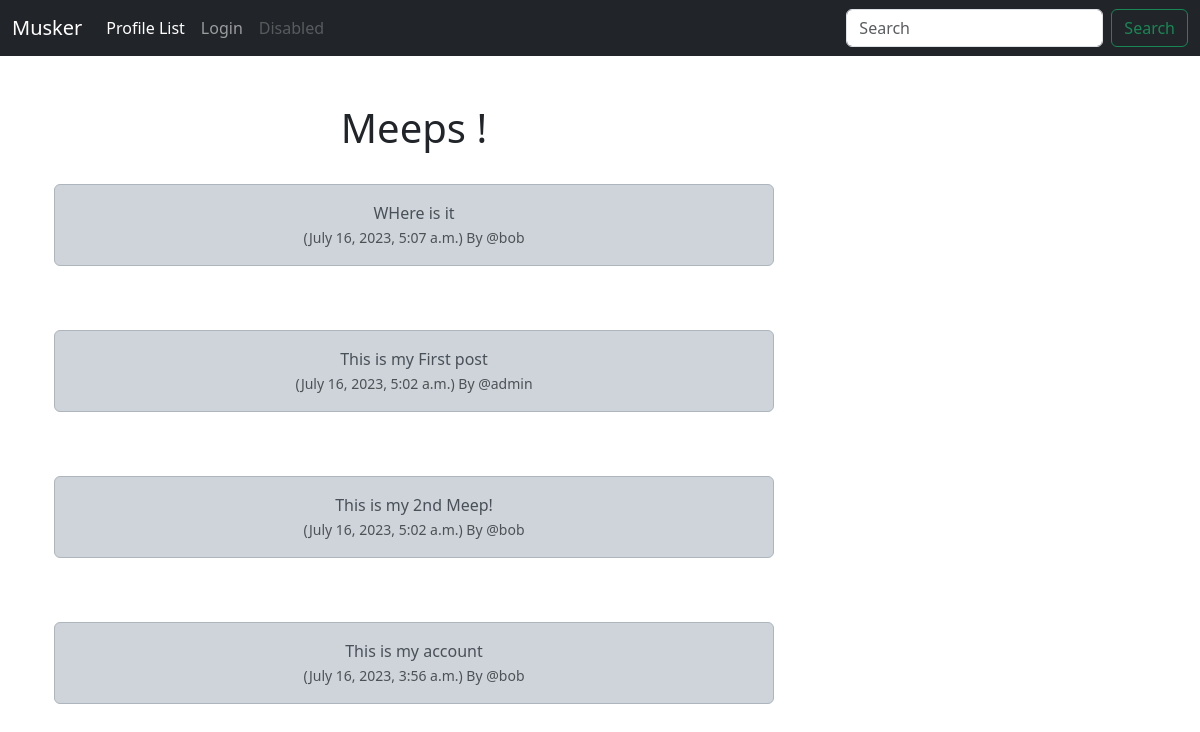
Before: / with the older database file.
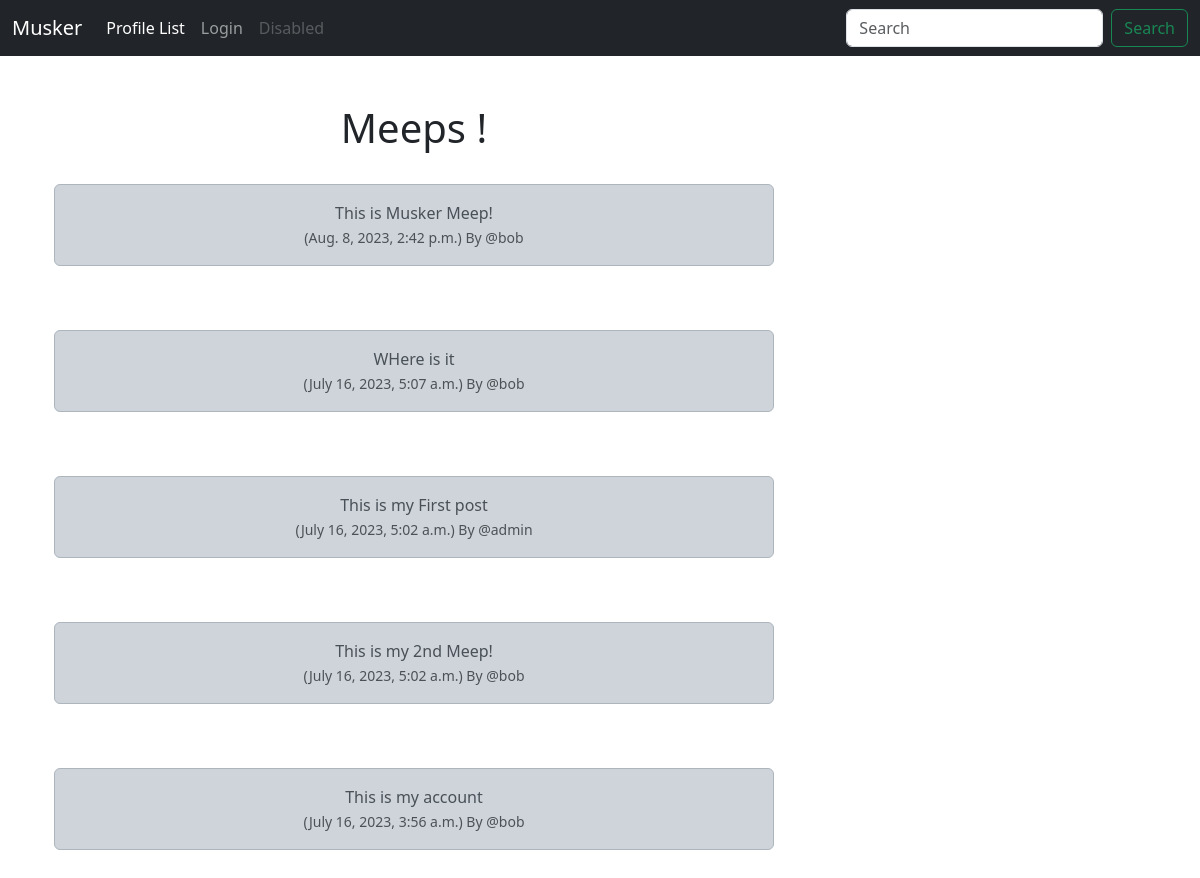
After: the same page with the newer database file.
### musker/models.py (models this page shows, shortened)
class Meep(models.Model):
    user = models.ForeignKey(
        User, related_name="meeps",
        on_delete=models.DO_NOTHING
        )
    body = models.CharField(max_length=200)
    created_at = models.DateTimeField(auto_now_add=True)

### musker/views.py (the view)
# urls.py: path('', views.home, name='home'),
def home(request):
    if request.user.is_authenticated:
        form = MeepForm(request.POST or None)
        if request.method == "POST":
            if form.is_valid():
                meep = form.save(commit=False)
                meep.user = request.user
                meep.save()
                messages.success(request, ("Your Meep Has Been Posted"))
                return redirect('home')
        meeps = Meep.objects.all().order_by("-created_at")
        return render(request, 'home.html', {"meeps": meeps, "form": form})
    else:
        meeps = Meep.objects.all().order_by("-created_at")
        return render(request, 'home.html', {"meeps": meeps})

### musker/templates/home.html (shortened to what this page needs)
{% extends 'base.html' %}
{% block content %}
    <div class="container text-center">
        <div class="row">
            <div class="col-8">
    <h1>Meeps !</h1>
        <br/>
                {% for meep in meeps %}
                    <div class="alert alert-dark" role="alert">
                      {{ meep.body }}<br/>
                    <small class="text-muted">
                        ({{ meep.created_at }}) By
                        @{{ meep.user.username }}
                    </small>
                    </div><br/><br/>
                {% endfor %}
    </div>
    <div class="col-4">
        <br/><br/><br/>
</div>
{% endblock %}

### musker/templates/base.html (shortened to what this page needs)
<!doctype html>
<html lang="en">
  <head>
    <link href="https://cdn.jsdelivr.net/npm/bootstrap@5.3.0/dist/css/bootstrap.min.css" rel="stylesheet">
  </head>
  <body>
    {% include 'navbar.html' %}
    <br/>
    <div class="container">
        <br/>
        {% block content %}
        {% endblock %}
    </div>
  </body>
</html>

### musker/templates/navbar.html (shortened to what this page needs)
<nav class="navbar navbar-expand-lg navbar-dark bg-dark">
  <div class="container-fluid">
    <a class="navbar-brand" href={% url 'home' %}>Musker</a>
    <div class="collapse navbar-collapse" id="navbarSupportedContent">
      <ul class="navbar-nav me-auto mb-2 mb-lg-0">
        <li class="nav-item">
          <a class="nav-link active" aria-current="page" href="{% url 'profile_list' %}">Profile List</a>
        </li>
        {% if user.is_authenticated %}
            <li class="nav-item">
              <a class="nav-link active" aria-current="page" href="{% url 'profile' request.user.id %}">My Profile</a>
            </li>
            <li class="nav-item">
              <a class="nav-link active" aria-current="page" href="{% url 'logout' %}">Logout</a>
            </li>
        {% else %}
            <li class="nav-item">
                <a class="nav-link" href="{% url 'login' %}">Login</a>
            </li>
        {% endif %}
        <li class="nav-item">
          <a class="nav-link disabled">Disabled</a>
        </li>
      </ul>
      <form class="d-flex" role="search">
        <input class="form-control me-2" type="search" placeholder="Search" aria-label="Search">
        <button class="btn btn-outline-success" type="submit">Search</button>
      </form>
    </div>
  </div>
</nav>

Changed rows visible on the page:
added Meep: body "This is Musker Meep!", created_at "Aug. 8, 2023, 2:42 p.m.", user.username "bob"
